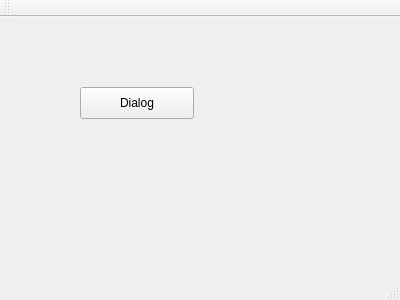
<?xml version="1.0" encoding="UTF-8"?>
<ui version="4.0">
 <class>MainWindow</class>
 <widget class="QMainWindow" name="MainWindow">
  <property name="geometry">
   <rect>
    <x>0</x>
    <y>0</y>
    <width>400</width>
    <height>300</height>
   </rect>
  </property>
  <property name="windowTitle">
   <string>MainWindow</string>
  </property>
  <widget class="QWidget" name="centralWidget">
   <widget class="QPushButton" name="pushButton">
    <property name="geometry">
     <rect>
      <x>80</x>
      <y>70</y>
      <width>114</width>
      <height>32</height>
     </rect>
    </property>
    <property name="text">
     <string>Dialog</string>
    </property>
   </widget>
  </widget>
  <widget class="QMenuBar" name="menuBar">
   <property name="geometry">
    <rect>
     <x>0</x>
     <y>0</y>
     <width>400</width>
     <height>22</height>
    </rect>
   </property>
  </widget>
  <widget class="QToolBar" name="mainToolBar">
   <attribute name="toolBarArea">
    <enum>TopToolBarArea</enum>
   </attribute>
   <attribute name="toolBarBreak">
    <bool>false</bool>
   </attribute>
  </widget>
  <widget class="QStatusBar" name="statusBar"/>
 </widget>
 <layoutdefault spacing="6" margin="11"/>
 <resources/>
 <connections/>
</ui>
